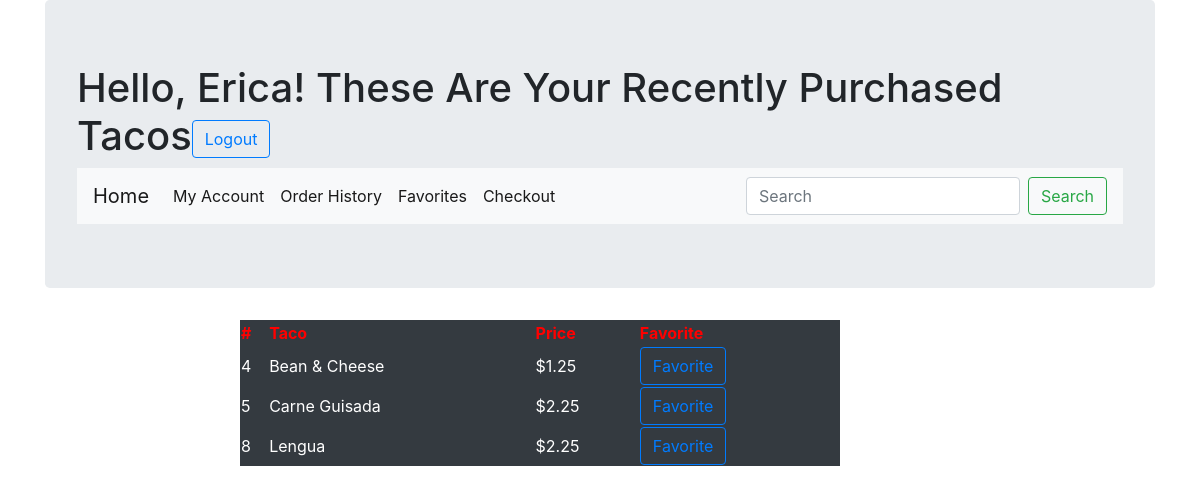
The page /orderHistory (signed in) on the database its author committed.
### home/models.py (models this page shows)
class User(models.Model):
    first_name = models.CharField(max_length=255)
    last_name = models.CharField(max_length=255)
    email = models.EmailField()
    password = models.CharField(max_length=255)
    created_at = models.DateTimeField(auto_now_add=True)
    updated_at = models.DateTimeField(auto_now=True)
    objects = UserManager()

class Taco(models.Model):
    taco_type = models.CharField(max_length=255)
    price = models.DecimalField(decimal_places=2, max_digits=5)
    tacos_for = models.ManyToManyField(User, related_name='taco_history')
    favorite = models.ManyToManyField(User, related_name='favorite_taco')
    created_at = models.DateTimeField(auto_now_add=True)
    updated_at = models.DateTimeField(auto_now=True)

### home/views.py (the view)
# urls.py: path('orderHistory', views.orderHistory),
def orderHistory(request):
    current_user = User.objects.get(id = request.session['user_id'])
    context = {
        'user' : current_user,
        'orders': current_user.taco_history.all(),
        'user_orders' : current_user.tacos_ordered.all()
    }
    return render(request, 'orderHistory.html', context)

### home/templates/orderHistory.html (shortened to what this page needs)
<!DOCTYPE html>
<html lang="en">
<head>
    <link rel="stylesheet" href="https://stackpath.bootstrapcdn.com/bootstrap/4.5.2/css/bootstrap.min.css">
    {% load static %}
    <link rel="stylesheet" type="text/css" href="{% static 'orderHistory.css' %}">
</head>
<body>
    <div class="container">
        <div class="jumbotron">
            <h1>Hello, {{ user.first_name }}! These Are Your Recently Purchased Tacos<a href="/logout" class="btn btn-outline-primary">Logout</a></h1>
            <nav class="navbar navbar-expand-lg navbar-light bg-light">
                <a class="navbar-brand" href="/dashboard">Home</a>
                <div class="collapse navbar-collapse" id="navbarSupportedContent">
                  <ul class="navbar-nav mr-auto">
                    <li class="nav-item active">
                      <a class="nav-link" href="/myAccount">My Account <span class="sr-only">(current)</span></a>
                    </li>
                    <li class="nav-item active">
                      <a class="nav-link" href="/orderHistory">Order History</a>
                    </li>
                    <li class="nav-item active">
                        <a class="nav-link" href="/favorites">Favorites</a>
                      </li>
                    <li class="nav-item active">
                      <a class="nav-link" href="/checkout">Checkout</a>
                    </li>
                  </ul>
                  <form class="form-inline my-2 my-lg-0">
                    <input class="form-control mr-sm-2" type="search" placeholder="Search" aria-label="Search">
                    <button class="btn btn-outline-success my-2 my-sm-0" type="submit">Search</button>
                  </form>
                </div>
            </nav>
        </div>
    </div>
    <table class="table-dark">
      <thead>
        <tr>
          <th>#</th>
          <th>Taco</th>
          <th>Price</th>
          <th>Favorite</th>
        </tr>
      </thead>
      <tbody>
        <tr>
          {% for order in orders %}
          <td>{{ order.id }}</td>
          <td>{{ order.taco_type }}</td>
          <td>${{ order.price }} </td>
          <td><a href="favoriteTaco/{{ order.id }}" class="btn btn-outline-primary">Favorite</a></td>
        </tr>
        {% endfor %}
      </tbody>
    </table>
</body>
</html>

### home/static/orderHistory.css (style rules this page uses)
table { margin-left: 20%; width: 50%; }
table th { color: red; }

### rows shown on the page
User: first_name "Erica"
Taco: id "4", taco_type "Bean & Cheese", price "1.25"
Taco: id "5", taco_type "Carne Guisada", price "2.25"
Taco: id "8", taco_type "Lengua", price "2.25"
